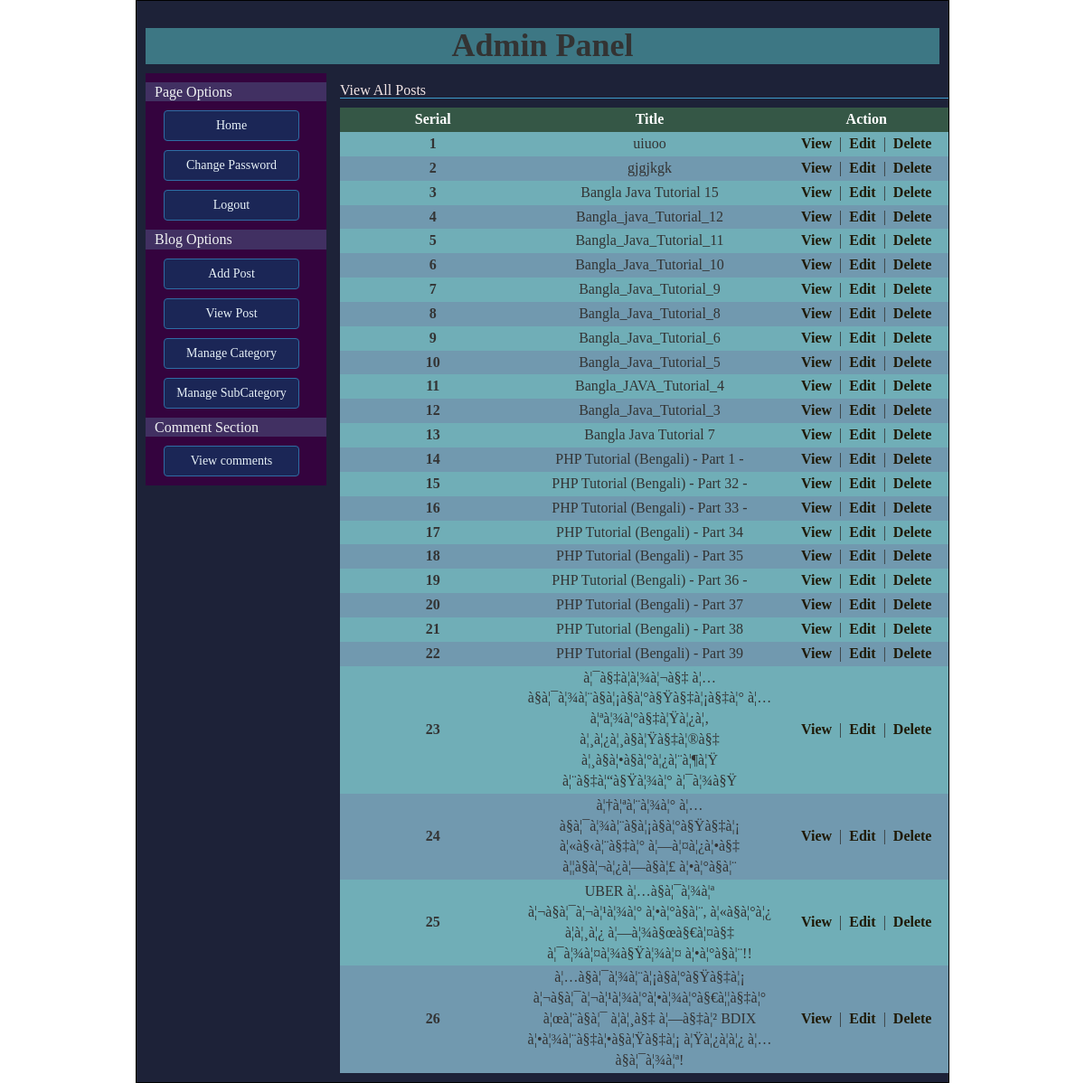
Page /admin/post-view.php (signed in) on the committed database.
### tables this page shows
CREATE TABLE `post` (
  `id` int(11) NOT NULL,
  `title` varchar(255) NOT NULL,
  `description` text NOT NULL,
  `image` varchar(255) NOT NULL,
  `video` varchar(255) NOT NULL,
  `category_id` int(11) NOT NULL,
  `sub_cat_id` int(11) NOT NULL,
  `hit_count` int(11) NOT NULL,
  `status` int(11) NOT NULL,
  `post_date` timestamp NOT NULL DEFAULT CURRENT_TIMESTAMP
);

### admin/post-view.php (the view, shortened to what this page needs)
<?php include("header.php"); ?>
<h2>View  All Posts</h2>
<table class="tbl2" width="100%">
	<tr>
		<th width="30%" style="text-align: center">Serial</th>
                <th width="40%" style="text-align: center">Title</th>
		<th width="30%" style="text-align: center">Action</th>
	</tr>
	<?php
	$i=0;
	$statement = $db->prepare("SELECT * FROM post ORDER BY id DESC");
	$statement->execute();
	$result = $statement->fetchAll(PDO::FETCH_ASSOC);
	foreach($result as $row)
	{
		$i++;
		?>
	<tr>
		<td><b><?php echo $i; ?></b></td>
		<td><?php echo $row['title']; ?></td>
		<td>
			<b><a class="fancybox" href="#inline<?php echo $i; ?>">View</a></b>
			&nbsp;|&nbsp;
			<b><a href="post-edit.php?id=<?php echo $row['id']; ?>">Edit</a></b>
			&nbsp;|&nbsp;
			<b><a onclick='return confirmDelete();' href="post-delete.php?id=<?php echo $row['id']; ?>">Delete</a></b></td>
	</tr>
		<?php
	}
	?>
</table>
<?php include("footer.php"); ?>

### admin/header.php (shortened to what this page needs)
<!doctype html>
<html lang="en">
<head>
	<link rel="stylesheet" type="text/css" href="../fancybox/jquery.fancybox.css" />
        <link rel="stylesheet" type="text/css" href="css/bootstrap.min.css">
         <link rel="stylesheet" href="../css/style-admin.css">
</head>
<body>
    <div id="wrapper" style="background-color: #1d2238">
            <div id="" style="background-color: #3d7784">
                <center><h1><b>Admin Panel</b></h1></center>
		</div>
		<div id="container">
			<div id="sidebar">
				<h2>Page Options</h2>
				<ul class="none" >
                                    <li style="margin-bottom:10px;"><button class="btn btn-primary"style="width:150px;background-color: #1b2656"><a href="index.php" style="text-decoration: none;">Home</a></button></li>
					<li style="margin-top:10px"><button  class="btn btn-primary" style="width:150px;background-color: #1b2656;"><a href="change-password.php" style="text-decoration: none;">Change Password</a></button></li>
					<li style="margin-top:10px"><button  class="btn btn-primary" style="width:150px;background-color: #1b2656;"><a href="logout.php" style="text-decoration: none;">Logout</a></button></li>
				</ul>
				<h2>Blog Options</h2>
				<ul class="none" >
					<li style="margin-bottom:10px"><button class="btn btn-primary"style="width:150px;background-color: #1b2656;"><a href="post-add.php" style="text-decoration: none;">Add Post</a></button></li>
					<li style="margin-top:10px"><button  class="btn btn-primary" style="width:150px;background-color: #1b2656;"><a href="post-view.php" style="text-decoration: none;">View Post</a></button></li>
					<li style="margin-top:10px"><button  class="btn btn-primary" style="width:150px;background-color: #1b2656;"><a href="manage-category.php" style="text-decoration: none;">Manage Category</a></button></li>
                                        <li style="margin-top:10px"><button  class="btn btn-primary" style="width:150px;background-color: #1b2656;"><a href="manage-subcategory.php" style="text-decoration: none;">Manage SubCategory</a></button></li>
				</ul>
				<h2>Comment Section</h2>
				<ul class="none" >
                                    <li style="margin-bottom:10px"><button class="btn btn-primary"style="width:150px;background-color: #1b2656;"><a href="comment-approve.php" style="text-decoration: none;">View comments</a></button></li>
				</ul>
			</div>
			<div id="content">

### admin/footer.php
</div>
		</div>
	</div>
</body>
</html>

### css/style-admin.css (style rules this page uses)
* { padding: 0; margin: 0; }
.none { list-style: none; }
body, input, textarea, select { font-family: 'Times New Roman', arial; font-size: 16px; }
table.tbl2 { margin-top: 10px; }
table.tbl2 tr th, table.tbl2 tr td { padding: 2px; }
table.tbl2 tr td { text-align: center; }
table.tbl2 tr th { background-color: #41714dad; color: #fff; }
table.tbl2 tr:nth-child(2n+1) td { background-color: #7199af; }
table.tbl2 tr:nth-child(2n) td { background-color: #70aeb7; }
table.tbl2 tr td a { color: #1f1a06; text-decoration: none; }
#wrapper { width: 900px; height: auto; margin: 0 auto; background-color: #e6e8e5; border: 1px solid #000; overflow: hidden; padding: 10px; }
#container { width: 900px; height: auto; min-height: 500px; }
#sidebar { width: 200px; height: auto; float: left; margin-right: 15px; background-color:#34033e; }
#sidebar h2 { font-size: 16px; color: #f0f2f3; background-color:#51648c75; padding: 2px 10px; margin-top: 10px; }
#sidebar ul li { margin-left: 20px; color: #790d37; }
#sidebar ul li a { color: #e7f1f7; text-decoration: underline; }
#content { width: 685px; height: auto; float: left; }
#content h2 { font-size: 16px; color: #f3e6e6; border-bottom: 1px solid #3d9ccd; margin-top: 10px; }

### rows in the picture
post: title "uiuoo"
post: title "gjgjkgk"
post: title "Bangla Java Tutorial 15"
post: title "Bangla_java_Tutorial_12"
post: title "Bangla_Java_Tutorial_11"
post: title "Bangla_Java_Tutorial_10"
post: title "Bangla_Java_Tutorial_9"
post: title "Bangla_Java_Tutorial_8"
post: title "Bangla_Java_Tutorial_6"
post: title "Bangla_Java_Tutorial_5"
post: title "Bangla_JAVA_Tutorial_4"
post: title "Bangla_Java_Tutorial_3"
post: title "Bangla Java Tutorial 7"
post: title "PHP Tutorial (Bengali) - Part 1 -"
post: title "PHP Tutorial (Bengali) - Part 32 -"
post: title "PHP Tutorial (Bengali) - Part 33 -"
post: title "PHP Tutorial (Bengali) - Part 34"
post: title "PHP Tutorial (Bengali) - Part 35"
post: title "PHP Tutorial (Bengali) - Part 36 -"
post: title "PHP Tutorial (Bengali) - Part 37"
post: title "PHP Tutorial (Bengali) - Part 38"
post: title "PHP Tutorial (Bengali) - Part 39"
post: title "à¦¯à§‡à¦­à¦¾à¦¬à§‡ à¦…à§à¦¯à¦¾à¦¨à§à¦¡à§à¦°à§Ÿà§‡à¦¡à§‡à¦° à¦…à¦ªà¦¾à¦°à§‡à¦Ÿà¦¿à¦‚ à¦¸à¦¿à¦¸à§à¦Ÿà§‡à¦®à§‡ à¦¸à§à¦•à§à¦°à¦¿à¦¨à¦¶à¦Ÿ à¦¨à§‡à¦“à§Ÿà¦¾à¦° à¦¯à¦¾à§Ÿ"
post: title "à¦†à¦ªà¦¨à¦¾à¦° à¦…à§à¦¯à¦¾à¦¨à§à¦¡à§à¦°à§Ÿà§‡à¦¡ à¦«à§‹à¦¨à§‡à¦° à¦—à¦¤à¦¿à¦•à§‡ à¦¦à§à¦¬à¦¿à¦—à§à¦£ à¦•à¦°à§à¦¨"
post: title "UBER à¦…à§à¦¯à¦¾à¦ª à¦¬à§à¦¯à¦¬à¦¹à¦¾à¦° à¦•à¦°à§à¦¨, à¦«à§à¦°à¦¿ à¦à¦¸à¦¿ à¦—à¦¾à§œà§€à¦¤à§‡ à¦¯à¦¾à¦¤à¦¾à§Ÿà¦¾à¦¤ à¦•à¦°à§à¦¨!!"
post: title "à¦…à§à¦¯à¦¾à¦¨à¦¡à§à¦°à§Ÿà§‡à¦¡ à¦¬à§à¦¯à¦¬à¦¹à¦¾à¦°à¦•à¦¾à¦°à§€à¦¦à§‡à¦° à¦œà¦¨à§à¦¯ à¦à¦¸à§‡ à¦—à§‡à¦² BDIX à¦•à¦¾à¦¨à§‡à¦•à§à¦Ÿà§‡à¦¡ à¦Ÿà¦¿à¦­à¦¿ à¦…à§à¦¯à¦¾à¦ª!"
